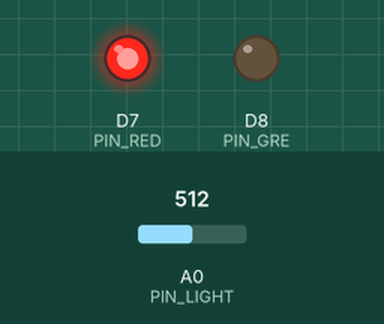
Recording of a sketch running on a simulated ESP8266 (NodeMCU). Shown: output pins drawn as LEDs (lit = HIGH). Inputs (shaded band) come from the test bench; at power-on: A0 (PIN_LIGHT) = 512.

Above: at 1.3 s.
1.4 s: A0 (PIN_LIGHT) set to 589
2.9 s: A0 (PIN_LIGHT) set to 618
At 3.4 s:
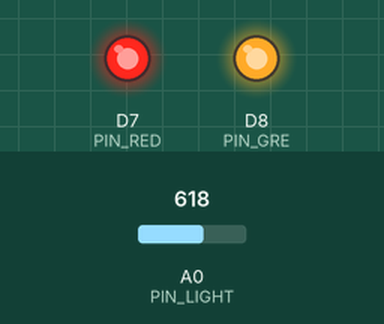
4.5 s: A0 (PIN_LIGHT) set to 390
At 5.7 s:
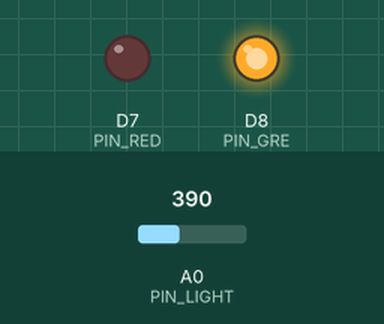
6.0 s: A0 (PIN_LIGHT) set to 209
7.5 s: A0 (PIN_LIGHT) set to 181
At 8.1 s:
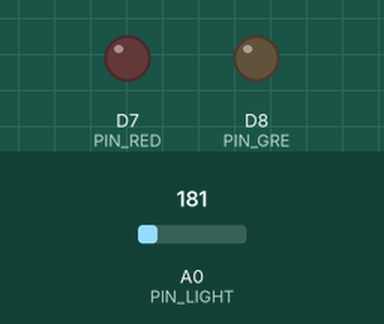
9.0 s: A0 (PIN_LIGHT) set to 210
At 10.4 s:
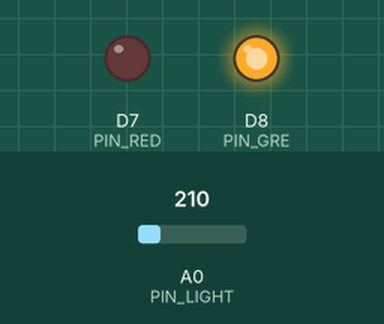
Timing chart, 0 to 11.5 s (numbered marks = the images above; inputs shaded):
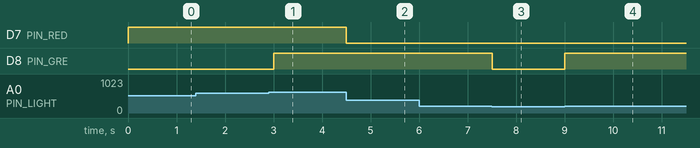

The sketch:

Lux.ino
```cpp
//Light Sensor : ADC 0
#define PIN_LIGHT A0
#define PIN_RED D7
#define PIN_GRE D8
void setup()
{
pinMode(PIN_RED, OUTPUT);
pinMode(PIN_GRE, OUTPUT);
Serial.begin(9600);
}
void loop()
{
int valLIGHT = analogRead(PIN_LIGHT);
if (valLIGHT <200){
  digitalWrite(PIN_RED, LOW);
  digitalWrite(PIN_GRE, LOW);
}
else if (valLIGHT <400){
  digitalWrite(PIN_RED, LOW);
  digitalWrite(PIN_GRE, HIGH);
}

else if (valLIGHT <600){
  digitalWrite(PIN_RED, HIGH);
  digitalWrite(PIN_GRE, LOW);
}

else {
  digitalWrite(PIN_RED, HIGH);
  digitalWrite(PIN_GRE, HIGH);
}
delay(500);
}
```

Measured:
- the behaviour switches between 599 and 600 on A0 (PIN_LIGHT) (found by bisection; images 0 and 1)
- the behaviour switches between 200 and 199 on A0 (PIN_LIGHT) (found by bisection; images 2 and 3)
- after the input at 1.4 s, every drawn part: stays the same
- after the input at 2.9 s, D8 (PIN_GRE): LOW → HIGH after 0.10 s
- after the input at 4.5 s, D7 (PIN_RED): HIGH → LOW at once
- after the input at 6.0 s, every drawn part: stays the same
- after the input at 7.5 s, D8 (PIN_GRE): HIGH → LOW at once
- after the input at 9.0 s, D8 (PIN_GRE): LOW → HIGH at once
